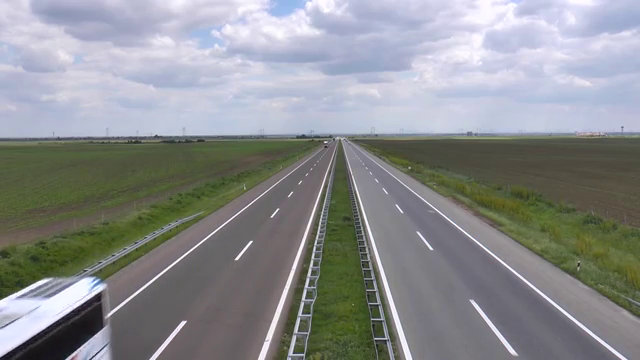
#> input picture frame 93 of tr2.mp4, 640 x 360 px
$ python Code.py
#> lines starting #> are read from the running program, lines starting #| are printed output that depends on the picture
import cv2
import time
import matplotlib.pyplot as plt
#import pyrebase
#config = {
#  "apiKey": "AIzaSyCt7Q0S7H_cuaspK6gXB7dVeX0xD1RNfYU",
#  "authDomain": "pytest-214109.firebaseapp.com",
 # "databaseURL": "https://pytest-214109.firebaseio.com",
  #"storageBucket": "pytest-214109.appspot.com",
  #"serviceAccount": "/Users/SAKSHIM/Documents/python/pyrebase/pytest-214109-2fcef3c3ba83.json"
#  "messagingSenderId": "325355378495"
#}
#firebase = pyrebase.initialize_app(config)
#auth = firebase.auth()
#user = auth.sign_in_with_email_and_password("fileindie@gmail.com", "saksneh098")
#user = auth.refresh(user['refreshToken'])
#db = firebase.database()

backsub = cv2.createBackgroundSubtractorMOG2()
cap = cv2.VideoCapture("C:/Users/ASUS/Desktop/video/tr2.mp4") #Path of the source video || Change if you want to test with your own video
i = j = c = 0
ret, frame = cap.read()
#> frame is the input picture: shape (360, 640, 3); mean B, G, R 142.8, 141.4, 139.1
im=plt.imshow(frame, interpolation='none')
plt.ion()
minArea = 1
while True:
    ret, frame = cap.read()
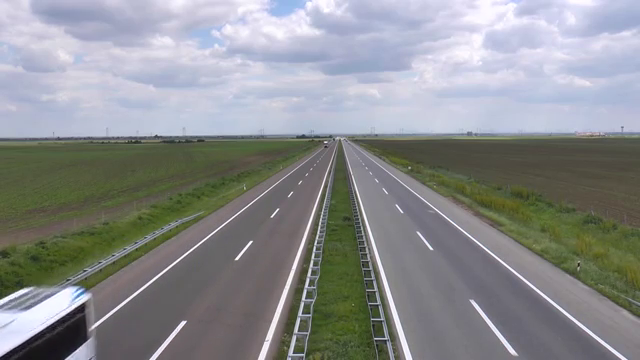
#> input picture frame 94 of tr2.mp4, 640 x 360 px
#> frame is the input picture: shape (360, 640, 3); mean B, G, R 142.3, 141.1, 138.8
    fgmask = backsub.apply(frame, None, 0.01)
#> fgmask: shape (360, 640); every value is 127
    if fgmask is None:
        break
    erode = cv2.erode(fgmask,None,iterations=2)
    moments = cv2.moments(erode,True)
#> moments = moments, m00 230400, centre m10/m00, m01/m00 = (319.5, 179.5)
    area = moments['m00']
#> area = 230400
    cv2.line(frame, (150,250), (297,250), (0,0,255), 5)
    cv2.line(frame, (375,250), (530,250), (0,0,255), 5)

    if area >= minArea:
        x = int(moments['m10']/moments['m00'])
#> x = 319
        y = int(moments['m01']/moments['m00'])
#> y = 179

        if(c == 0):
            if x > 150 and x < 250 and y > 249 and y < 297: #range of co-ordinates for objects in left lane
                i = i+1
                c = 8
                cv2.line(frame, (150,250), (297,249), (0,255,0), 5)
 #               data={"time": time.time(), "count_l":i}
 #               res=db.child("place").child("1234").push(data, user['idToken'])
 #               print(i)

            elif x > 461 and x < 558 and y > 299 and y < 355:#range of co-ordinates for objects in right lane
                j = j+1
                c = 8
                cv2.line(frame, (375,250), (530,250), (0,255,0), 5)
 #               data={"time": time.time(), "count_r":j}
 #               res=db.child("place").child("1234").push(data, user['idToken'])
 #               print(j)
        else:
            c = c-1
            continue


    cv2.putText(frame, 'Left Lane: %r' %i, (10,30), cv2.FONT_HERSHEY_COMPLEX,
                        1, (0, 255, 0), 2)
    cv2.putText(frame, 'Right Lane: %r' %j, (380,30), cv2.FONT_HERSHEY_COMPLEX,
                        1, (255, 0, 0), 2)
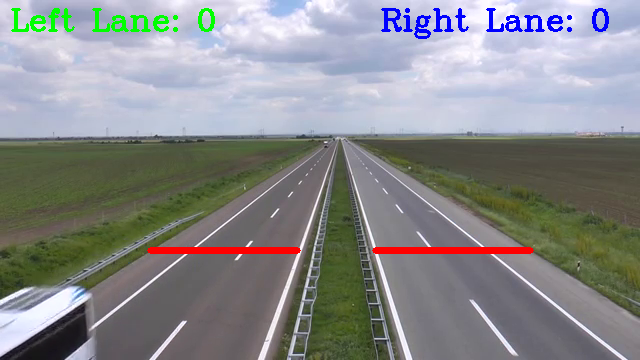
#> frame: shape (360, 640, 3); mean B, G, R 139.9, 138.7, 137.2

    key = cv2.waitKey(30)
#> (key q is pressed here)

    if  key == ord('p'):
        while True:
            key2 = cv2.waitKey(0)
            if key2 == ord('p'):
                break
    im.set_data(frame)
    plt.pause(0.01)
    cv2.imshow("Traffic Video Feed", frame)
    cv2.imshow("Foreground Mask", fgmask) #Eliminated static background, only the moving part of the video is considered
    if key == ord('q'):
            break

plt.ioff()
plt.show(False)
cv2.destroyAllWindows() #close the program

$ run again, starting later in the video
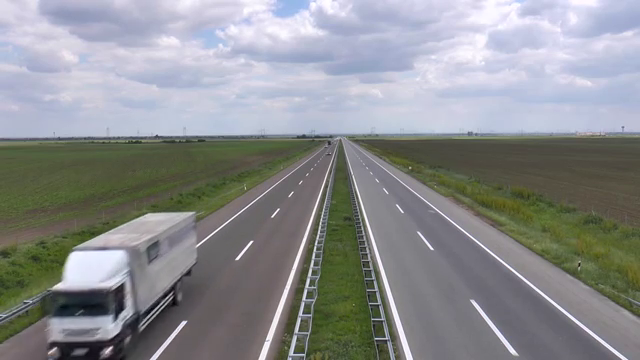
#> input picture frame 420 of tr2.mp4, 640 x 360 px
#> frame is the input picture: shape (360, 640, 3); mean B, G, R 143.1, 141.5, 139.4
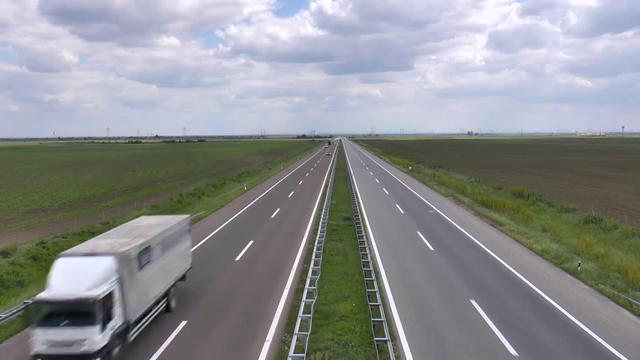
#> input picture frame 421 of tr2.mp4, 640 x 360 px
#> frame is the input picture: shape (360, 640, 3); mean B, G, R 143.6, 141.9, 139.8
#> fgmask: shape (360, 640); every value is 127
#> moments = moments, m00 230400, centre m10/m00, m01/m00 = (319.5, 179.5)
#> area = 230400
#> x = 319
#> y = 179
#> `cv2.putText(frame, 'Right Lane: %r' %j, (380,30), cv2.FONT_HERSHEY_COM..`:
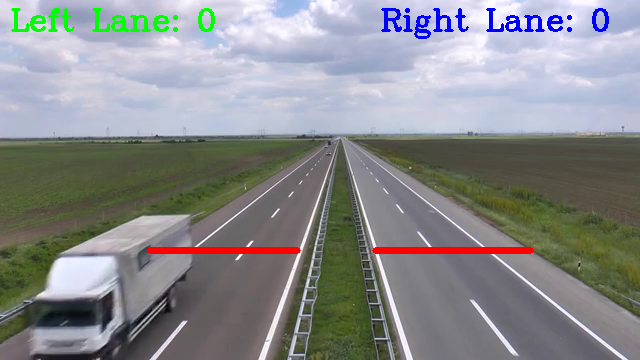
#> frame: shape (360, 640, 3); mean B, G, R 141.2, 139.5, 138.1

$ run again, starting later in the video
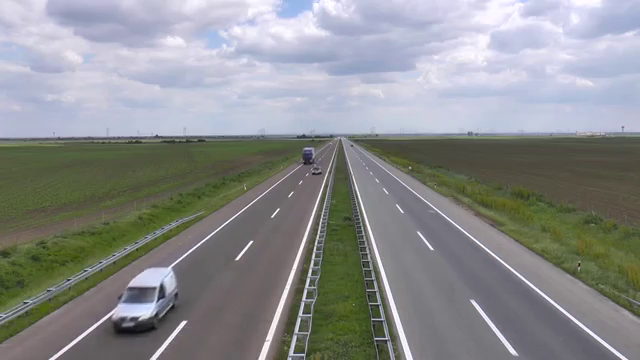
#> input picture frame 748 of tr2.mp4, 640 x 360 px
#> frame is the input picture: shape (360, 640, 3); mean B, G, R 141.3, 141.1, 139
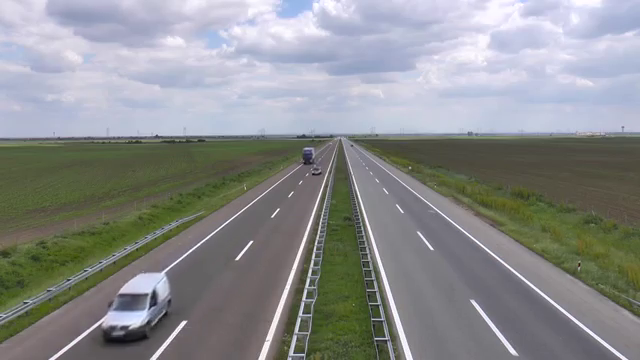
#> input picture frame 749 of tr2.mp4, 640 x 360 px
#> frame is the input picture: shape (360, 640, 3); mean B, G, R 141.4, 141.1, 139
#> fgmask: shape (360, 640); every value is 127
#> moments = moments, m00 230400, centre m10/m00, m01/m00 = (319.5, 179.5)
#> area = 230400
#> x = 319
#> y = 179
#> `cv2.putText(frame, 'Right Lane: %r' %j, (380,30), cv2.FONT_HERSHEY_COM..`:
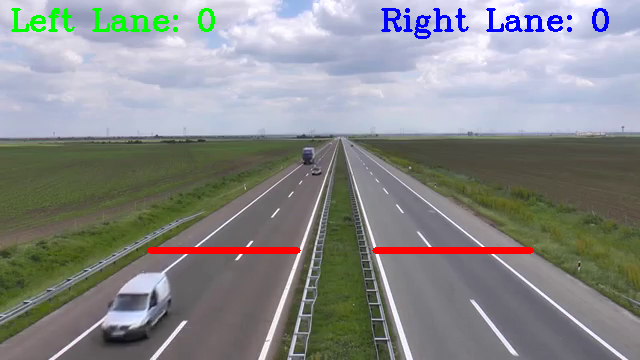
#> frame: shape (360, 640, 3); mean B, G, R 139, 138.7, 137.3
